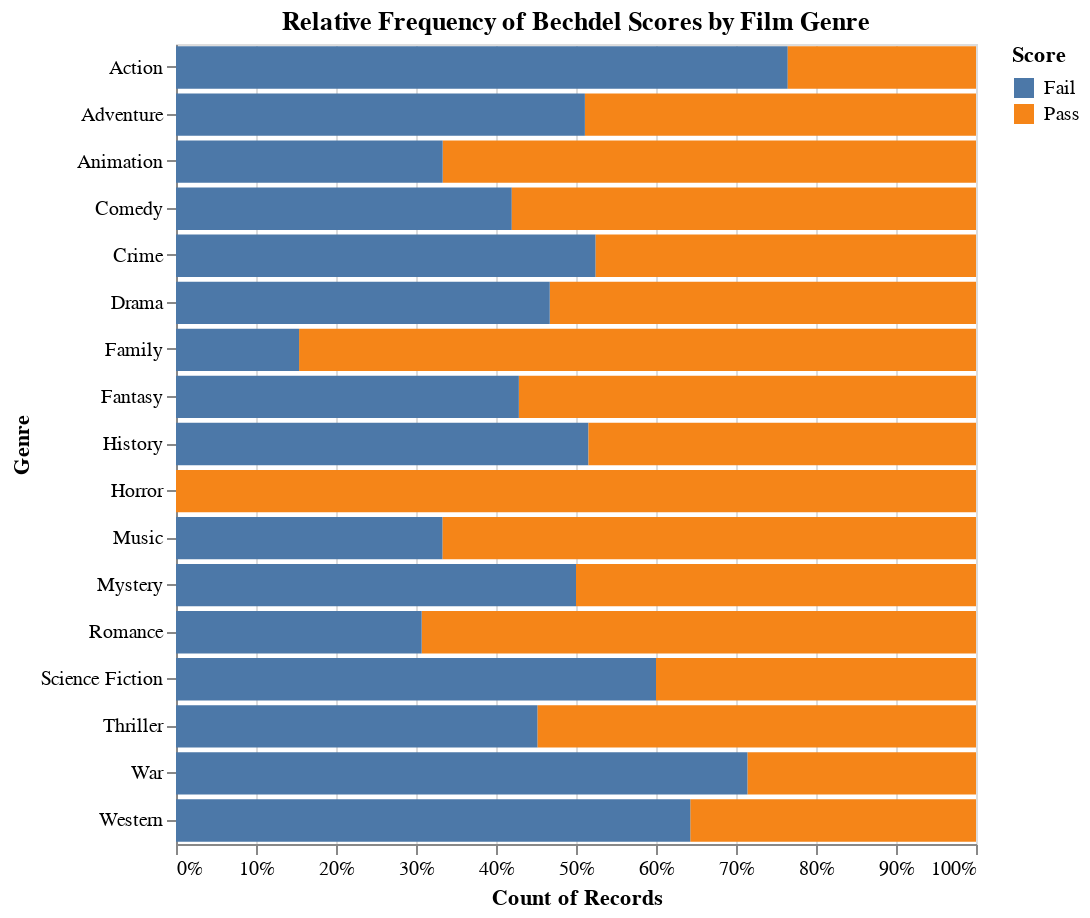

Here is the notebook cell this chart was saved with:
### Code cell
# splits list of genres for each film into individual records
def split_genres(df):
    
    film = []
    genre = []
    score = []
    for row in df.iterrows():
        title = row[1]['Title']
        test = row[1]['Bechdel Pass']
        if test == True:
            test = 'Pass'
        elif test == False:
            test = 'Fail'
        else:
            continue
        genre_list = row[1]['Genres']
        for g in genre_list:
            film.append(title)
            score.append(test)
            genre.append(g)
    return pd.DataFrame(zip(film,score,genre), columns=['Film','Score','Genre'])


#creates an Altair plot comparing the frequency of each genre of films that pass the test vs. of films that do not pass the test
def bechdel_genre_graph2(df):
    genres = split_genres(df)
    a = alt.Chart(genres).mark_bar().encode(
        x = alt.X('count(Film)', stack='normalize'),
        y = 'Genre',
        color = 'Score'
    ).properties(height=400, width=400, title = 'Relative Frequency of Bechdel Scores by Film Genre' )
    return a
    
bechdel_genre_graph2(movies)

### Figure 1 — Vega-Lite specification as saved in the notebook (floating-point values rounded to 4 significant figures; data arrays with more than 128 entries replaced by an {"elided": "..."} marker saying what was removed)
{"config": {"view": {"continuousWidth": 400, "continuousHeight": 300}}, "data": {"name": "data-92483aa6bad0ea0bfaab29464554de0c"}, "mark": "bar", "encoding": {"color": {"type": "nominal", "field": "Score"}, "x": {"type": "nominal", "aggregate": "count", "field": "Film", "stack": "normalize"}, "y": {"type": "nominal", "field": "Genre"}}, "height": 400, "title": "Relative Frequency of Bechdel Scores by Film Genre", "width": 400, "$schema": "https://vega.github.io/schema/vega-lite/v4.0.2.json", "datasets": {"data-92483aa6bad0ea0bfaab29464554de0c": {"elided": "1015 records"}}}
